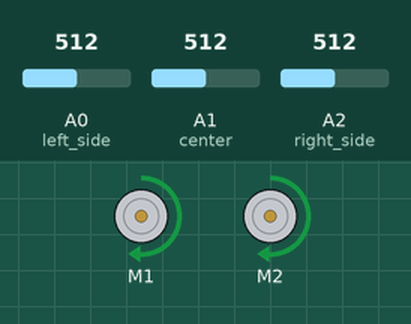
The sketch below on a simulated Arduino Uno, built with avr-gcc and run on an emulated ATmega328P. On the bench: 2 × DC motor (green arrow = forward, orange = backward, longer = faster). The inputs (shaded band) are chosen by the test bench; at power-on: A1 (center) = 512, A0 (left_side) = 512, A2 (right_side) = 512.

Above: at 1.2 s.
1.3 s: A1 (center) set to 524
At 1.7 s:
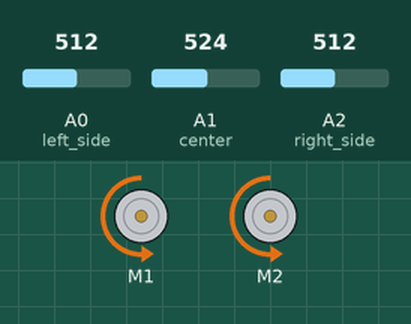
4.3 s: A0 (left_side) set to 536
6.2 s: A2 (right_side) set to 478
At 6.5 s:
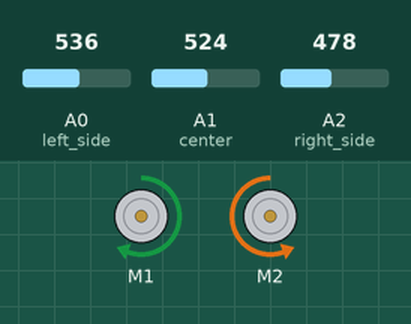
7.7 s: A2 (right_side) set to 511
At 8.5 s:
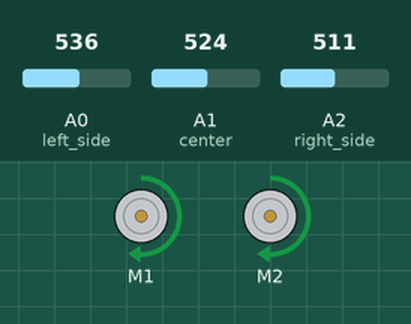
9.2 s: A2 (right_side) set to 390
At 10.6 s:
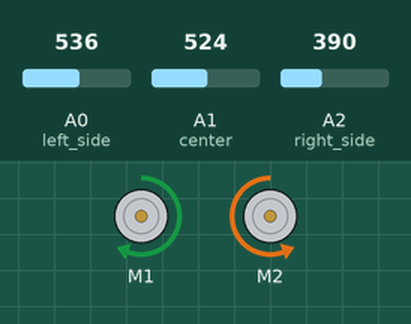
Timing chart, 0 to 11.7 s (numbered marks = the images above; inputs shaded):
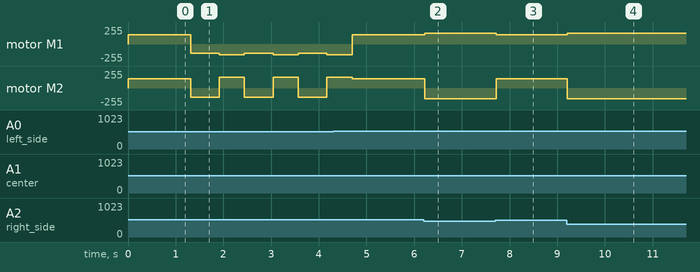

Measured:
- the behaviour switches between 512 and 513 on A1 (center) (found by bisection; images 0 and 1)
- the behaviour switches between 496 and 495 on A2 (right_side) (found by bisection; images 1 and 2)
- after the input at 1.3 s, motor M1: alternates backward 160/255 for 0.53 s and backward 140/255 for 0.60 s, starting at once; motor M2: alternates forward 160/255 for 0.53 s and backward 140/255 for 0.60 s, starting at once
- after the input at 6.2 s, motor M1: forward 140/255 → forward 160/255 at once; motor M2: forward 140/255 → backward 160/255 at once
- after the input at 7.7 s, motor M1: forward 160/255 → forward 140/255 at once; motor M2: backward 160/255 → forward 140/255 at once
- after the input at 9.2 s, motor M1: forward 140/255 → forward 160/255 at once; motor M2: forward 140/255 → backward 160/255 at once

The sketch:

Pit_avoider.ino
```cpp
#include <AFMotor.h>

// Sensor Pin Definitions (3 groups of 3 parallel LDRs)
const int left_side   = A0;
const int center      = A1;
const int right_side  = A2;

// Motor Definitions (Adafruit Motor Shield M1 and M2)
AF_DCMotor Motor1(1, MOTOR12_1KHZ);
AF_DCMotor Motor2(2, MOTOR12_1KHZ);

// Tuning Configuration for Light Avoidance
const int threshold = 40;  // Minimum difference in light intensity to trigger a turn
const int baseSpeed = 140; // Cruising motor speed (0-255)
const int turnSpeed = 160; // Sharp turning motor speed (0-255)

void setup() {
  // Analog pins are INPUT by default, but keeping your explicit initialization style
  pinMode(left_side, INPUT);
  pinMode(center, INPUT);
  pinMode(right_side, INPUT);

  Serial.begin(9600); // Added for calibration tracking
  forward();
}

void loop() {
  // Read current light levels from each zone (0 to 1023)
  int ls = analogRead(left_side);
  int cs = analogRead(center);
  int rs = analogRead(right_side);

  // --- LIGHT AVOIDER LOGIC MATRIX ---
  // Note: This logic assumes HIGHER value = MORE LIGHT (standard pull-down LDR wiring)

  // Case 1: Strong light directly in front -> Back up and turn Left away from it
  if (cs > ls && cs > rs && cs > 400) {
    reverse_and_turn("left");
  }
  // Case 2: Light is stronger on the Left -> Turn Right to avoid it
  else if (ls > rs && (ls - rs) > threshold) {
    right();
  }
  // Case 3: Light is stronger on the Right -> Turn Left to avoid it
  else if (rs > ls && (rs - ls) > threshold) {
    left();
  }
  // Case 4: Balanced lighting or ambient shadows -> Move Forward safely
  else {
    forward();
  }

  delay(30); // Short stability pause
}

// Escape maneuver helper function (adapted from your format)
void reverse_and_turn(String direction) {
  reverse();
  delay(600); // Back up safely away from the light source
  if (direction == "left") {
    left();
  } else {
    right();
  }
  delay(500); // Duration of the escape pivot turn
}

// MOTOR CONTROL FUNCTIONS (Integrated with your speed configurations)

void forward() {
  Motor1.run(FORWARD);
  Motor2.run(FORWARD);
  Motor1.setSpeed(baseSpeed);
  Motor2.setSpeed(baseSpeed);
}

void reverse() {
  Motor1.run(BACKWARD);
  Motor2.run(BACKWARD);
  Motor1.setSpeed(baseSpeed);
  Motor2.setSpeed(baseSpeed);
}

void right() {
  Motor1.run(FORWARD);
  Motor2.run(BACKWARD);
  Motor1.setSpeed(turnSpeed);
  Motor2.setSpeed(turnSpeed);
}

void left() {
  Motor1.run(BACKWARD);
  Motor2.run(FORWARD);
  Motor1.setSpeed(turnSpeed);
  Motor2.setSpeed(turnSpeed);
}

void stp() {
  Motor1.run(RELEASE);
  Motor2.run(RELEASE);
  Motor1.setSpeed(0);
  Motor2.setSpeed(0);
}
```
